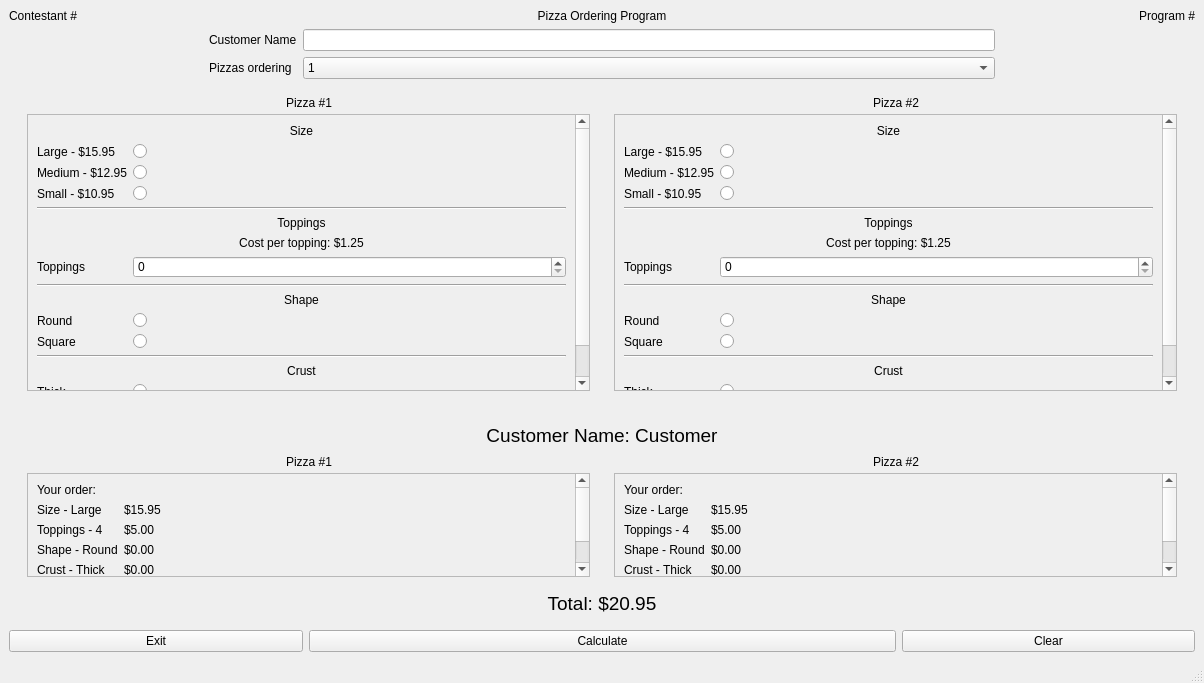
<?xml version="1.0" encoding="UTF-8"?>
<ui version="4.0">
 <class>MainWindow</class>
 <widget class="QMainWindow" name="MainWindow">
  <property name="geometry">
   <rect>
    <x>0</x>
    <y>0</y>
    <width>1204</width>
    <height>683</height>
   </rect>
  </property>
  <property name="windowTitle">
   <string>Pizza Ordering Program</string>
  </property>
  <widget class="QWidget" name="centralwidget">
   <layout class="QVBoxLayout" name="verticalLayout">
    <item>
     <layout class="QHBoxLayout" name="horizontalLayout_6">
      <item>
       <widget class="QLabel" name="label_4">
        <property name="text">
         <string>Contestant #</string>
        </property>
       </widget>
      </item>
      <item>
       <widget class="QLabel" name="label_5">
        <property name="text">
         <string>Pizza Ordering Program</string>
        </property>
        <property name="alignment">
         <set>Qt::AlignCenter</set>
        </property>
       </widget>
      </item>
      <item>
       <widget class="QLabel" name="label_3">
        <property name="text">
         <string>Program #</string>
        </property>
        <property name="alignment">
         <set>Qt::AlignRight|Qt::AlignTrailing|Qt::AlignVCenter</set>
        </property>
       </widget>
      </item>
     </layout>
    </item>
    <item>
     <layout class="QHBoxLayout" name="horizontalLayout_4">
      <item>
       <spacer name="horizontalSpacer_2">
        <property name="orientation">
         <enum>Qt::Horizontal</enum>
        </property>
        <property name="sizeType">
         <enum>QSizePolicy::Preferred</enum>
        </property>
        <property name="sizeHint" stdset="0">
         <size>
          <width>200</width>
          <height>20</height>
         </size>
        </property>
       </spacer>
      </item>
      <item>
       <layout class="QFormLayout" name="formLayout">
        <property name="formAlignment">
         <set>Qt::AlignLeading|Qt::AlignLeft|Qt::AlignVCenter</set>
        </property>
        <item row="0" column="0">
         <widget class="QLabel" name="label">
          <property name="text">
           <string>Customer Name</string>
          </property>
         </widget>
        </item>
        <item row="0" column="1">
         <widget class="QLineEdit" name="customer_name_edit"/>
        </item>
        <item row="1" column="0">
         <widget class="QLabel" name="label_2">
          <property name="text">
           <string>Pizzas ordering</string>
          </property>
         </widget>
        </item>
        <item row="1" column="1">
         <widget class="QComboBox" name="pizzas_ordering_combobox">
          <item>
           <property name="text">
            <string>1</string>
           </property>
          </item>
          <item>
           <property name="text">
            <string>2</string>
           </property>
          </item>
         </widget>
        </item>
       </layout>
      </item>
      <item>
       <spacer name="horizontalSpacer">
        <property name="orientation">
         <enum>Qt::Horizontal</enum>
        </property>
        <property name="sizeType">
         <enum>QSizePolicy::Preferred</enum>
        </property>
        <property name="sizeHint" stdset="0">
         <size>
          <width>200</width>
          <height>20</height>
         </size>
        </property>
       </spacer>
      </item>
     </layout>
    </item>
    <item>
     <widget class="QGroupBox" name="screen_1_box">
      <property name="styleSheet">
       <string notr="true">QGroupBox {border: none}</string>
      </property>
      <property name="title">
       <string/>
      </property>
      <layout class="QHBoxLayout" name="horizontalLayout_7">
       <item>
        <layout class="QHBoxLayout" name="horizontalLayout_5">
         <item>
          <widget class="QGroupBox" name="pizza_one_groupbox_1">
           <property name="enabled">
            <bool>true</bool>
           </property>
           <property name="sizePolicy">
            <sizepolicy hsizetype="Preferred" vsizetype="Expanding">
             <horstretch>0</horstretch>
             <verstretch>0</verstretch>
            </sizepolicy>
           </property>
           <property name="title">
            <string>Pizza #1</string>
           </property>
           <property name="alignment">
            <set>Qt::AlignCenter</set>
           </property>
           <layout class="QVBoxLayout" name="verticalLayout_3">
            <property name="topMargin">
             <number>20</number>
            </property>
            <item>
             <widget class="QScrollArea" name="scrollArea">
              <property name="widgetResizable">
               <bool>true</bool>
              </property>
              <widget class="QWidget" name="scrollAreaWidgetContents">
               <property name="geometry">
                <rect>
                 <x>0</x>
                 <y>0</y>
                 <width>531</width>
                 <height>348</height>
                </rect>
               </property>
               <layout class="QFormLayout" name="formLayout_2">
                <item row="0" column="0" colspan="2">
                 <widget class="QLabel" name="label_9">
                  <property name="text">
                   <string>Size</string>
                  </property>
                  <property name="alignment">
                   <set>Qt::AlignCenter</set>
                  </property>
                 </widget>
                </item>
                <item row="1" column="0">
                 <widget class="QLabel" name="label_10">
                  <property name="text">
                   <string>Large - $15.95</string>
                  </property>
                 </widget>
                </item>
                <item row="1" column="1">
                 <widget class="QRadioButton" name="size_large_radio">
                  <property name="text">
                   <string/>
                  </property>
                 </widget>
                </item>
                <item row="2" column="0">
                 <widget class="QLabel" name="label_11">
                  <property name="text">
                   <string>Medium - $12.95</string>
                  </property>
                 </widget>
                </item>
                <item row="2" column="1">
                 <widget class="QRadioButton" name="size_medium_radio">
                  <property name="text">
                   <string/>
                  </property>
                 </widget>
                </item>
                <item row="3" column="0">
                 <widget class="QLabel" name="label_12">
                  <property name="text">
                   <string>Small - $10.95</string>
                  </property>
                 </widget>
                </item>
                <item row="3" column="1">
                 <widget class="QRadioButton" name="size_small_radio">
                  <property name="text">
                   <string/>
                  </property>
                 </widget>
                </item>
                <item row="4" column="0" colspan="2">
                 <widget class="Line" name="line_8">
                  <property name="minimumSize">
                   <size>
                    <width>25</width>
                    <height>0</height>
                   </size>
                  </property>
                  <property name="orientation">
                   <enum>Qt::Horizontal</enum>
                  </property>
                 </widget>
                </item>
                <item row="5" column="0" colspan="2">
                 <widget class="QLabel" name="label_37">
                  <property name="text">
                   <string>Toppings</string>
                  </property>
                  <property name="alignment">
                   <set>Qt::AlignCenter</set>
                  </property>
                 </widget>
                </item>
                <item row="6" column="0" colspan="2">
                 <widget class="QLabel" name="label_38">
                  <property name="text">
                   <string>Cost per topping: $1.25</string>
                  </property>
                  <property name="alignment">
                   <set>Qt::AlignCenter</set>
                  </property>
                 </widget>
                </item>
                <item row="7" column="0">
                 <widget class="QLabel" name="label_30">
                  <property name="text">
                   <string>Toppings</string>
                  </property>
                 </widget>
                </item>
                <item row="7" column="1">
                 <widget class="QSpinBox" name="toppings_spinbox"/>
                </item>
                <item row="8" column="0" colspan="2">
                 <widget class="Line" name="line_9">
                  <property name="minimumSize">
                   <size>
                    <width>25</width>
                    <height>0</height>
                   </size>
                  </property>
                  <property name="orientation">
                   <enum>Qt::Horizontal</enum>
                  </property>
                 </widget>
                </item>
                <item row="9" column="0" colspan="2">
                 <widget class="QLabel" name="label_31">
                  <property name="text">
                   <string>Shape</string>
                  </property>
                  <property name="alignment">
                   <set>Qt::AlignCenter</set>
                  </property>
                 </widget>
                </item>
                <item row="10" column="0">
                 <widget class="QLabel" name="label_13">
                  <property name="text">
                   <string>Round</string>
                  </property>
                 </widget>
                </item>
                <item row="10" column="1">
                 <widget class="QRadioButton" name="shape_round_radio">
                  <property name="text">
                   <string/>
                  </property>
                 </widget>
                </item>
                <item row="11" column="0">
                 <widget class="QLabel" name="label_16">
                  <property name="text">
                   <string>Square</string>
                  </property>
                 </widget>
                </item>
                <item row="11" column="1">
                 <widget class="QRadioButton" name="shape_square_radio">
                  <property name="text">
                   <string/>
                  </property>
                 </widget>
                </item>
                <item row="12" column="0" colspan="2">
                 <widget class="Line" name="line_10">
                  <property name="minimumSize">
                   <size>
                    <width>25</width>
                    <height>0</height>
                   </size>
                  </property>
                  <property name="orientation">
                   <enum>Qt::Horizontal</enum>
                  </property>
                 </widget>
                </item>
                <item row="13" column="0" colspan="2">
                 <widget class="QLabel" name="label_39">
                  <property name="text">
                   <string>Crust</string>
                  </property>
                  <property name="alignment">
                   <set>Qt::AlignCenter</set>
                  </property>
                 </widget>
                </item>
                <item row="14" column="0">
                 <widget class="QLabel" name="label_14">
                  <property name="text">
                   <string>Thick</string>
                  </property>
                 </widget>
                </item>
                <item row="15" column="0">
                 <widget class="QLabel" name="label_15">
                  <property name="text">
                   <string>Thin</string>
                  </property>
                 </widget>
                </item>
                <item row="14" column="1">
                 <widget class="QRadioButton" name="shape_thick_radio">
                  <property name="text">
                   <string/>
                  </property>
                 </widget>
                </item>
                <item row="15" column="1">
                 <widget class="QRadioButton" name="shape_thin_radio">
                  <property name="text">
                   <string/>
                  </property>
                 </widget>
                </item>
               </layout>
              </widget>
             </widget>
            </item>
           </layout>
          </widget>
         </item>
         <item>
          <widget class="QGroupBox" name="pizza_two_groupbox_1">
           <property name="sizePolicy">
            <sizepolicy hsizetype="Preferred" vsizetype="Expanding">
             <horstretch>0</horstretch>
             <verstretch>0</verstretch>
            </sizepolicy>
           </property>
           <property name="title">
            <string>Pizza #2</string>
           </property>
           <property name="alignment">
            <set>Qt::AlignCenter</set>
           </property>
           <layout class="QVBoxLayout" name="verticalLayout_4">
            <property name="topMargin">
             <number>20</number>
            </property>
            <item>
             <widget class="QScrollArea" name="scrollArea_2">
              <property name="widgetResizable">
               <bool>true</bool>
              </property>
              <widget class="QWidget" name="scrollAreaWidgetContents_2">
               <property name="geometry">
                <rect>
                 <x>0</x>
                 <y>0</y>
                 <width>530</width>
                 <height>348</height>
                </rect>
               </property>
               <layout class="QFormLayout" name="formLayout_3">
                <item row="0" column="0" colspan="2">
                 <widget class="QLabel" name="label_17">
                  <property name="text">
                   <string>Size</string>
                  </property>
                  <property name="alignment">
                   <set>Qt::AlignCenter</set>
                  </property>
                 </widget>
                </item>
                <item row="1" column="0">
                 <widget class="QLabel" name="label_18">
                  <property name="text">
                   <string>Large - $15.95</string>
                  </property>
                 </widget>
                </item>
                <item row="1" column="1">
                 <widget class="QRadioButton" name="size_large_radio_2">
                  <property name="text">
                   <string/>
                  </property>
                 </widget>
                </item>
                <item row="2" column="0">
                 <widget class="QLabel" name="label_19">
                  <property name="text">
                   <string>Medium - $12.95</string>
                  </property>
                 </widget>
                </item>
                <item row="2" column="1">
                 <widget class="QRadioButton" name="size_medium_radio_2">
                  <property name="text">
                   <string/>
                  </property>
                 </widget>
                </item>
                <item row="3" column="0">
                 <widget class="QLabel" name="label_20">
                  <property name="text">
                   <string>Small - $10.95</string>
                  </property>
                 </widget>
                </item>
                <item row="3" column="1">
                 <widget class="QRadioButton" name="size_small_radio_2">
                  <property name="text">
                   <string/>
                  </property>
                 </widget>
                </item>
                <item row="4" column="0" colspan="2">
                 <widget class="Line" name="line_11">
                  <property name="minimumSize">
                   <size>
                    <width>25</width>
                    <height>0</height>
                   </size>
                  </property>
                  <property name="orientation">
                   <enum>Qt::Horizontal</enum>
                  </property>
                 </widget>
                </item>
                <item row="5" column="0" colspan="2">
                 <widget class="QLabel" name="label_40">
                  <property name="text">
                   <string>Toppings</string>
                  </property>
                  <property name="alignment">
                   <set>Qt::AlignCenter</set>
                  </property>
                 </widget>
                </item>
                <item row="6" column="0" colspan="2">
                 <widget class="QLabel" name="label_41">
                  <property name="text">
                   <string>Cost per topping: $1.25</string>
                  </property>
                  <property name="alignment">
                   <set>Qt::AlignCenter</set>
                  </property>
                 </widget>
                </item>
                <item row="7" column="0">
                 <widget class="QLabel" name="label_32">
                  <property name="text">
                   <string>Toppings</string>
                  </property>
                 </widget>
                </item>
                <item row="7" column="1">
                 <widget class="QSpinBox" name="toppings_spinbox_2"/>
                </item>
                <item row="8" column="0" colspan="2">
                 <widget class="Line" name="line_12">
                  <property name="minimumSize">
                   <size>
                    <width>25</width>
                    <height>0</height>
                   </size>
                  </property>
                  <property name="orientation">
                   <enum>Qt::Horizontal</enum>
                  </property>
                 </widget>
                </item>
                <item row="9" column="0" colspan="2">
                 <widget class="QLabel" name="label_33">
                  <property name="text">
                   <string>Shape</string>
                  </property>
                  <property name="alignment">
                   <set>Qt::AlignCenter</set>
                  </property>
                 </widget>
                </item>
                <item row="10" column="0">
                 <widget class="QLabel" name="label_21">
                  <property name="text">
                   <string>Round</string>
                  </property>
                 </widget>
                </item>
                <item row="10" column="1">
                 <widget class="QRadioButton" name="shape_round_radio_2">
                  <property name="text">
                   <string/>
                  </property>
                 </widget>
                </item>
                <item row="11" column="0">
                 <widget class="QLabel" name="label_22">
                  <property name="text">
                   <string>Square</string>
                  </property>
                 </widget>
                </item>
                <item row="11" column="1">
                 <widget class="QRadioButton" name="shape_square_radio_2">
                  <property name="text">
                   <string/>
                  </property>
                 </widget>
                </item>
                <item row="12" column="0" colspan="2">
                 <widget class="Line" name="line_13">
                  <property name="minimumSize">
                   <size>
                    <width>25</width>
                    <height>0</height>
                   </size>
                  </property>
                  <property name="orientation">
                   <enum>Qt::Horizontal</enum>
                  </property>
                 </widget>
                </item>
                <item row="13" column="0" colspan="2">
                 <widget class="QLabel" name="label_42">
                  <property name="text">
                   <string>Crust</string>
                  </property>
                  <property name="alignment">
                   <set>Qt::AlignCenter</set>
                  </property>
                 </widget>
                </item>
                <item row="14" column="0">
                 <widget class="QLabel" name="label_23">
                  <property name="text">
                   <string>Thick</string>
                  </property>
                 </widget>
                </item>
                <item row="15" column="0">
                 <widget class="QLabel" name="label_24">
                  <property name="text">
                   <string>Thin</string>
                  </property>
                 </widget>
                </item>
                <item row="14" column="1">
                 <widget class="QRadioButton" name="shape_thick_radio_2">
                  <property name="text">
                   <string/>
                  </property>
                 </widget>
                </item>
                <item row="15" column="1">
                 <widget class="QRadioButton" name="shape_thin_radio_2">
                  <property name="text">
                   <string/>
                  </property>
                 </widget>
                </item>
               </layout>
              </widget>
             </widget>
            </item>
           </layout>
          </widget>
         </item>
        </layout>
       </item>
      </layout>
     </widget>
    </item>
    <item>
     <widget class="QGroupBox" name="screen_2_box">
      <property name="styleSheet">
       <string notr="true">QGroupBox {border: none}</string>
      </property>
      <property name="title">
       <string/>
      </property>
      <layout class="QVBoxLayout" name="verticalLayout_2">
       <item>
        <widget class="QLabel" name="customer_name_label">
         <property name="font">
          <font>
           <pointsize>14</pointsize>
          </font>
         </property>
         <property name="text">
          <string>Customer Name: Customer</string>
         </property>
         <property name="alignment">
          <set>Qt::AlignCenter</set>
         </property>
        </widget>
       </item>
       <item>
        <layout class="QHBoxLayout" name="horizontalLayout_9">
         <item>
          <widget class="QGroupBox" name="pizza_one_groupbox_2">
           <property name="enabled">
            <bool>true</bool>
           </property>
           <property name="sizePolicy">
            <sizepolicy hsizetype="Preferred" vsizetype="Expanding">
             <horstretch>0</horstretch>
             <verstretch>0</verstretch>
            </sizepolicy>
           </property>
           <property name="title">
            <string>Pizza #1</string>
           </property>
           <property name="alignment">
            <set>Qt::AlignCenter</set>
           </property>
           <layout class="QVBoxLayout" name="verticalLayout_5">
            <property name="topMargin">
             <number>20</number>
            </property>
            <item>
             <widget class="QScrollArea" name="scrollArea_3">
              <property name="widgetResizable">
               <bool>true</bool>
              </property>
              <widget class="QWidget" name="scrollAreaWidgetContents_3">
               <property name="geometry">
                <rect>
                 <x>0</x>
                 <y>-78</y>
                 <width>531</width>
                 <height>163</height>
                </rect>
               </property>
               <layout class="QFormLayout" name="formLayout_4">
                <item row="0" column="0">
                 <widget class="QLabel" name="label_6">
                  <property name="text">
                   <string>Your order:</string>
                  </property>
                  <property name="alignment">
                   <set>Qt::AlignCenter</set>
                  </property>
                 </widget>
                </item>
                <item row="1" column="0">
                 <widget class="QLabel" name="size_label">
                  <property name="text">
                   <string>Size - Large</string>
                  </property>
                 </widget>
                </item>
                <item row="1" column="1">
                 <widget class="QLabel" name="size_cost_label">
                  <property name="text">
                   <string>$15.95</string>
                  </property>
                 </widget>
                </item>
                <item row="2" column="0">
                 <widget class="QLabel" name="toppings_label">
                  <property name="text">
                   <string>Toppings - 4</string>
                  </property>
                 </widget>
                </item>
                <item row="2" column="1">
                 <widget class="QLabel" name="toppings_cost_label">
                  <property name="text">
                   <string>$5.00</string>
                  </property>
                 </widget>
                </item>
                <item row="3" column="0">
                 <widget class="QLabel" name="shape_label">
                  <property name="text">
                   <string>Shape - Round</string>
                  </property>
                 </widget>
                </item>
                <item row="3" column="1">
                 <widget class="QLabel" name="shape_cost_label">
                  <property name="text">
                   <string>$0.00</string>
                  </property>
                 </widget>
                </item>
                <item row="4" column="0">
                 <widget class="QLabel" name="crust_label">
                  <property name="text">
                   <string>Crust - Thick</string>
                  </property>
                 </widget>
                </item>
                <item row="4" column="1">
                 <widget class="QLabel" name="crust_cost_label">
                  <property name="text">
                   <string>$0.00</string>
                  </property>
                 </widget>
                </item>
                <item row="5" column="0" colspan="2">
                 <widget class="Line" name="line">
                  <property name="orientation">
                   <enum>Qt::Horizontal</enum>
                  </property>
                 </widget>
                </item>
                <item row="6" column="0">
                 <widget class="QLabel" name="label_45">
                  <property name="text">
                   <string>Subtotal</string>
                  </property>
                 </widget>
                </item>
                <item row="6" column="1">
                 <widget class="QLabel" name="subcost_label">
                  <property name="text">
                   <string>$20.95</string>
                  </property>
                 </widget>
                </item>
               </layout>
              </widget>
             </widget>
            </item>
           </layout>
          </widget>
         </item>
         <item>
          <widget class="QGroupBox" name="pizza_two_groupbox_2">
           <property name="enabled">
            <bool>true</bool>
           </property>
           <property name="sizePolicy">
            <sizepolicy hsizetype="Preferred" vsizetype="Expanding">
             <horstretch>0</horstretch>
             <verstretch>0</verstretch>
            </sizepolicy>
           </property>
           <property name="title">
            <string>Pizza #2</string>
           </property>
           <property name="alignment">
            <set>Qt::AlignCenter</set>
           </property>
           <layout class="QVBoxLayout" name="verticalLayout_7">
            <property name="topMargin">
             <number>20</number>
            </property>
            <item>
             <widget class="QScrollArea" name="scrollArea_4">
              <property name="widgetResizable">
               <bool>true</bool>
              </property>
              <widget class="QWidget" name="scrollAreaWidgetContents_4">
               <property name="geometry">
                <rect>
                 <x>0</x>
                 <y>0</y>
                 <width>530</width>
                 <height>163</height>
                </rect>
               </property>
               <layout class="QFormLayout" name="formLayout_5">
                <item row="0" column="0">
                 <widget class="QLabel" name="label_7">
                  <property name="text">
                   <string>Your order:</string>
                  </property>
                  <property name="alignment">
                   <set>Qt::AlignCenter</set>
                  </property>
                 </widget>
                </item>
                <item row="1" column="0">
                 <widget class="QLabel" name="size_label_2">
                  <property name="text">
                   <string>Size - Large</string>
                  </property>
                 </widget>
                </item>
                <item row="1" column="1">
                 <widget class="QLabel" name="size_cost_label_2">
                  <property name="text">
                   <string>$15.95</string>
                  </property>
                 </widget>
                </item>
                <item row="2" column="0">
                 <widget class="QLabel" name="toppings_label_2">
                  <property name="text">
                   <string>Toppings - 4</string>
                  </property>
                 </widget>
                </item>
                <item row="2" column="1">
                 <widget class="QLabel" name="toppings_cost_label_2">
                  <property name="text">
                   <string>$5.00</string>
                  </property>
                 </widget>
                </item>
                <item row="3" column="0">
                 <widget class="QLabel" name="shape_label_2">
                  <property name="text">
                   <string>Shape - Round</string>
                  </property>
                 </widget>
                </item>
                <item row="3" column="1">
                 <widget class="QLabel" name="shape_cost_label_2">
                  <property name="text">
                   <string>$0.00</string>
                  </property>
                 </widget>
                </item>
                <item row="4" column="0">
                 <widget class="QLabel" name="crust_label_2">
                  <property name="text">
                   <string>Crust - Thick</string>
                  </property>
                 </widget>
                </item>
                <item row="4" column="1">
                 <widget class="QLabel" name="crust_cost_label_2">
                  <property name="text">
                   <string>$0.00</string>
                  </property>
                 </widget>
                </item>
                <item row="5" column="0" colspan="2">
                 <widget class="Line" name="line_2">
                  <property name="orientation">
                   <enum>Qt::Horizontal</enum>
                  </property>
                 </widget>
                </item>
                <item row="6" column="0">
                 <widget class="QLabel" name="label_46">
                  <property name="text">
                   <string>Subtotal</string>
                  </property>
                 </widget>
                </item>
                <item row="6" column="1">
                 <widget class="QLabel" name="subcost_label_2">
                  <property name="text">
                   <string>$20.95</string>
                  </property>
                 </widget>
                </item>
               </layout>
              </widget>
             </widget>
            </item>
           </layout>
          </widget>
         </item>
        </layout>
       </item>
       <item>
        <widget class="QLabel" name="total_cost_label">
         <property name="font">
          <font>
           <pointsize>14</pointsize>
          </font>
         </property>
         <property name="text">
          <string>Total: $20.95</string>
         </property>
         <property name="alignment">
          <set>Qt::AlignCenter</set>
         </property>
        </widget>
       </item>
      </layout>
     </widget>
    </item>
    <item>
     <layout class="QGridLayout" name="gridLayout">
      <item row="0" column="3">
       <widget class="QPushButton" name="clear_button">
        <property name="text">
         <string>Clear</string>
        </property>
       </widget>
      </item>
      <item row="0" column="1" colspan="2">
       <widget class="QPushButton" name="calculate_button">
        <property name="text">
         <string>Calculate</string>
        </property>
       </widget>
      </item>
      <item row="0" column="0">
       <widget class="QPushButton" name="exit_button">
        <property name="text">
         <string>Exit</string>
        </property>
       </widget>
      </item>
     </layout>
    </item>
   </layout>
  </widget>
  <widget class="QMenuBar" name="menubar">
   <property name="geometry">
    <rect>
     <x>0</x>
     <y>0</y>
     <width>1204</width>
     <height>26</height>
    </rect>
   </property>
  </widget>
  <widget class="QStatusBar" name="statusbar"/>
 </widget>
 <resources/>
 <connections/>
</ui>
